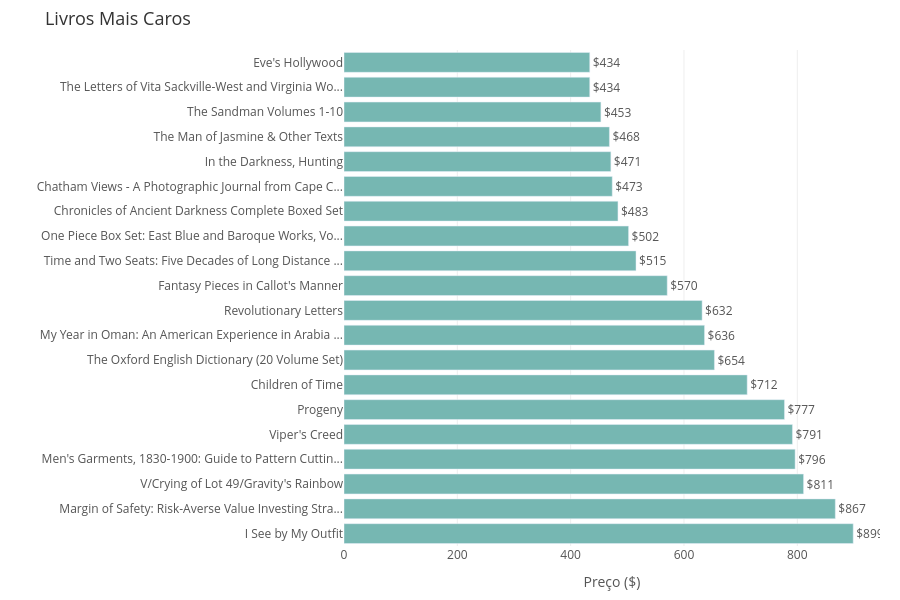

The notebook cell this image was saved under:
### Code cell
top_expensive = expensive.sort_values("price").reset_index(drop=True).copy()
import numpy as np
mask_price = top_expensive["title"].str.len() > 50
top_expensive["short_title"] = np.where(mask_price, top_expensive["title"].str[:50] + "...", top_expensive["title"].str[:50])

fig = px.bar(
    top_expensive, x="price", y="short_title",
    orientation="h", text_auto=".0f",
    title="Livros Mais Caros",
    color_discrete_sequence=["#76B7B2"],
    labels={"price": "Preço ($)", "short_title": ""}
)
fig.update_traces(
    texttemplate="$%{x:.0f}", textposition="outside"
)
fig.update_layout(
    plot_bgcolor="white",
    paper_bgcolor="white",
    font=dict(size=12, color="#555555"),
    title=dict(font=dict(size=18, color="#333333")),
    xaxis=dict(gridcolor="#eeeeee", showgrid=True),
    yaxis=dict(autorange="reversed"),
    height=600,
    margin=dict(l=20, r=20, t=50, b=20)
)
fig.show()

### Figure 1 — Plotly figure (JSON) as saved in the notebook; plotly's stock layout.template omitted (floating-point values rounded to 4 significant figures)
{"data": [{"hovertemplate": "Preço ($)=%{x}<br>=%{y}<extra></extra>", "legendgroup": "", "marker": {"color": "#76B7B2", "pattern": {"shape": ""}}, "name": "", "orientation": "h", "showlegend": false, "textposition": "outside", "texttemplate": "$%{x:.0f}", "type": "bar", "x": [433.7, 433.7, 453.4, 468.4, 471.0, 473.4, 483.5, 502.2, 515.4, 570.4, 632.0, 636.3, 653.7, 711.5, 777.4, 791.4, 796.1, 811.0, 867.0, 898.6], "xaxis": "x", "y": ["Eve's Hollywood", "The Letters of Vita Sackville-West and Virginia Wo...", "The Sandman Volumes 1-10", "The Man of Jasmine & Other Texts", "In the Darkness, Hunting", "Chatham Views - A Photographic Journal from Cape C...", "Chronicles of Ancient Darkness Complete Boxed Set", "One Piece Box Set: East Blue and Baroque Works, Vo...", "Time and Two Seats: Five Decades of Long Distance ...", "Fantasy Pieces in Callot's Manner", "Revolutionary Letters", "My Year in Oman: An American Experience in Arabia ...", "The Oxford English Dictionary (20 Volume Set)", "Children of Time", "Progeny", "Viper's Creed", "Men's Garments, 1830-1900: Guide to Pattern Cuttin...", "V/Crying of Lot 49/Gravity's Rainbow", "Margin of Safety: Risk-Averse Value Investing Stra...", "I See by My Outfit"], "yaxis": "y"}], "layout": {"barmode": "relative", "font": {"color": "#555555", "size": 12}, "height": 600, "legend": {"tracegroupgap": 0}, "margin": {"b": 20, "l": 20, "r": 20, "t": 50}, "paper_bgcolor": "white", "plot_bgcolor": "white", "title": {"font": {"color": "#333333", "size": 18}, "text": "Livros Mais Caros"}, "xaxis": {"anchor": "y", "domain": [0.0, 1.0], "gridcolor": "#eeeeee", "showgrid": true, "title": {"text": "Preço ($)"}}, "yaxis": {"anchor": "x", "autorange": "reversed", "domain": [0.0, 1.0], "title": {"text": ""}}}}
